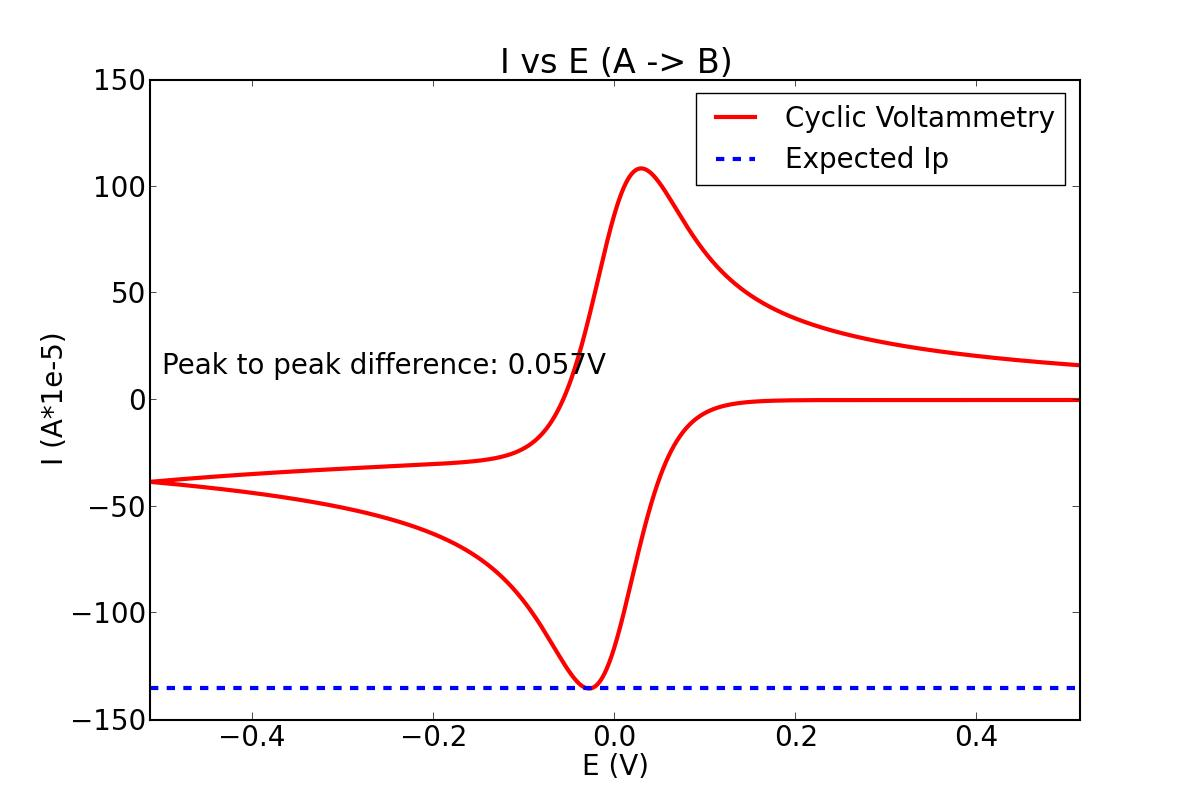

Python code for this plot:

# Import math and plot functions
# -----------------------------------------------------------
import numpy as np
import matplotlib.pyplot as plt
import math

# Global plot parameters
# -----------------------------------------------------------
plt.rcParams['font.size'] = 20
plt.rcParams['axes.linewidth'] = 1.5 
plt.rcParams['lines.linewidth'] = 3
plt.rcParams['lines.markersize'] = 20
plt.rcParams['xtick.major.size'] = 5
plt.rcParams['ytick.major.size'] = 5
plt.rcParams['legend.fancybox'] = False
plt.rcParams['legend.shadow'] = False
plt.rcParams['legend.fontsize'] = 20

#load data
data = np.loadtxt("J and Theta.txt")
Theta = data[:,0]
J = data[:,1]

#constants
R = 8.31
T = 298.0
pi = np.pi
F = 96485.0
D_A = 1e-9
c_A = 1000
e =  1e-3
sigma = 100.0
db = 1
alpha = 0.5

#calculate I,E,Ip values
I = J * (pi * e * F * D_A * c_A)
E = (Theta * R * T )/ F
v = (sigma*R*T*D_A)/(F * e**2.0)
Ip = -0.446 * F * c_A* pi* e**2 * np.sqrt((db*F*D_A*v)/(R*T))
#Ip = 0.496*np.sqrt(alpha)*pi*e**2 * np.sqrt((db*F*D_A*v)/(R*T))

#calculate the peak to peak value
max_Iindex = I.argmax()
min_Iindex = I.argmin()
delta_E = E[max_Iindex]-E[min_Iindex]

#plot figure
plt.figure(figsize = (12,8))
plt.plot(E, 1e5*I, '-r', label = "Cyclic Voltammetry")
plt.plot([min(E),max(E)],[1e5*Ip,1e5*Ip], '--b', label = "Expected Ip")
plt.title('I vs E (A -> B)')
plt.text(0.0, 1e7*min(I)+0.6, 'Expected Ip = %.3e' %(Ip))
plt.text(-0.5, 12, b'Peak to peak difference: %.3fV' %delta_E)
plt.xlim(min(E),max(E))
plt.xlabel('E (V)')
plt.ylabel('I (A*1e-5)')
plt.legend(loc = 1)
#plt.savefig('IvsE.pdf')
plt.savefig('IvsE.jpg')
plt.show()









